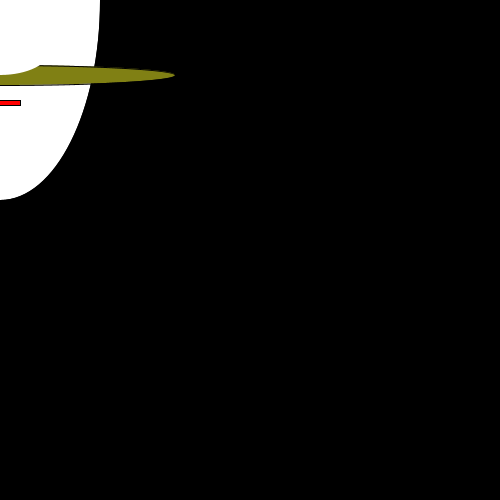
Frame 1 (no input)
Frame 60 (the mouse pressed at the canvas centre just before this capture): identical to frame 1, image omitted
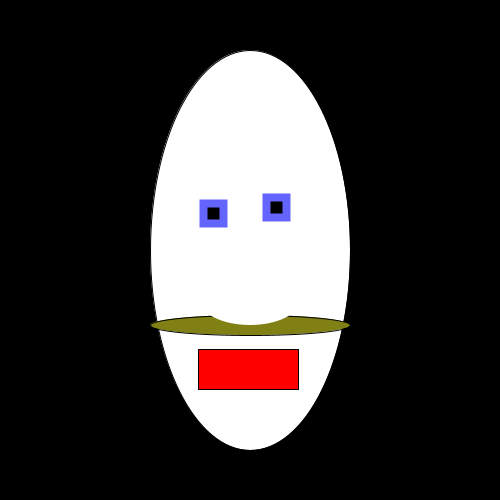
Frame 120 (the mouse held since frame 60 and released just before this capture)

The Processing sketch that drew these frames (run headless with seeded random() and noise(); from frame 60 on, the mouse is pressed at the canvas centre):

// Processing sketch: processing_85073
// ── processing_85073.pde

// header
/******************************************
 *  Processing Sketch Monster with Interaction
 *   
 *  
 *  Take your monster character and draw it using variables
 *  then add some interaction by using if statements and mousepressed
 
/************************************************************************/

/*
*
 *  Matt Richard
 ******************************************/

// global variables


// setup
void setup() {
  // the setup function gets executed first thing
  // when the sketch loads and only is executed once
  size(500, 500); //size(width, height); in pixels
  smooth(); //this turns on anti-aliasing, makes things look pretty
}

// draw
void draw() {
  // When planning out the sketch you must think back to front like a painting.
  // The first things that you draw will get overlapped by the later things

  // 1. turn all pixels on the screen black
  background(0);

  draw_face( mouseX, mouseY );

}


void draw_face(int _x, int _y) {
  // 2. Head - ellipse(x, y, width, height);
  stroke(0);// black
  fill(255);// white
  ellipse(_x, _y, 200, 400);

  // 3. left eye - rect(x, y, width, height);
  fill(0);// black eye center
  stroke(100, 100, 255);// blue eye color
  strokeWeight(8);// thicker stroke to act as eye color
  if ( mousePressed ) {
    rect(_x - 50 + random( -5, 5 ), _y - 50 + random( -5, 5 ), 20, 20);
  } 
  else {
    rect(_x - 50, _y - 50, 20, 20);
  }

  // 4. right eye - rect(x, y, width, height);
  if ( mousePressed ) {
    rect(_x + 20 + random( -5, 5 ), _y - 50 + random( -5, 5 ), 20, 20);
  } 
  else {
    rect(_x + 20, _y - 50, 20, 20);
  }

  // 5. mustache - ellipse(x, y, width, height);
  stroke(0);
  strokeWeight(1);
  fill(128, 128, 20);// brown
  if ( mousePressed ) {
    ellipse(_x, _y + 75, 200, 20);
  } 
  else { 
    ellipse(_x, _y + 75, 350, 20);
  }

  // 6. mouth - rect(x, y, width, height);
  fill(255, 0, 0);// red
  if ( mousePressed ) {
    rect(_x - 50 + random( -5, 5 ), _y + 100 + random( -5, 5 ), 100, 40);
  }
  else {
    rect(_x - 20, _y + 100, 40, 5);
  }

  // 7. nose - ellipse(x, y, width, height);
  fill(255);// white
  noStroke();
  ellipse(_x, _y + 50, 100, 50);
}
